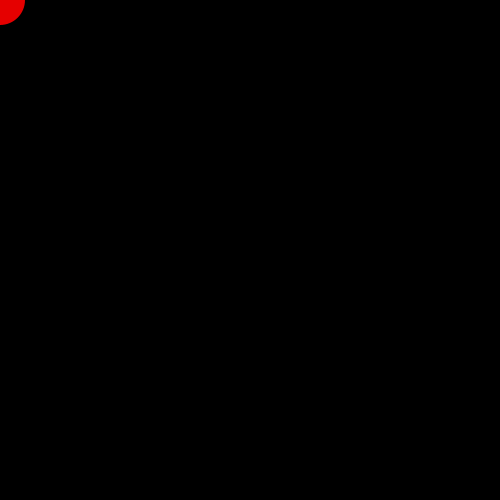
Frame 1 (no input)
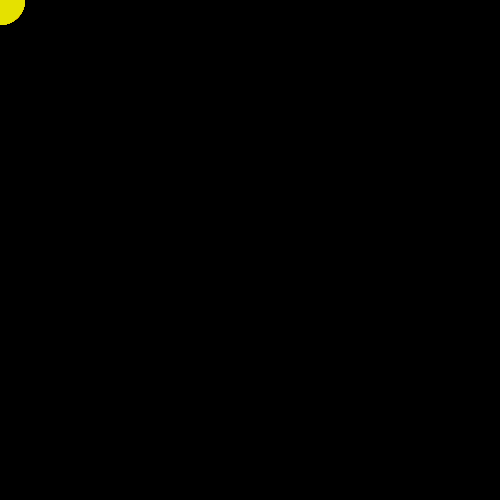
Frame 60 (the mouse pressed at the canvas centre just before this capture)
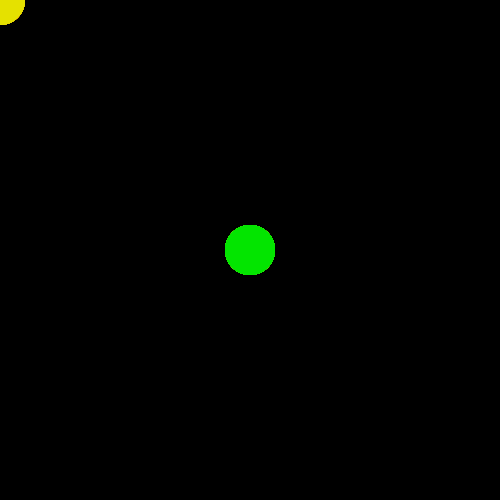
Frame 120 (the mouse held since frame 60 and released just before this capture)

The Processing sketch that drew these frames (run headless with seeded random() and noise(); from frame 60 on, the mouse is pressed at the canvas centre):

// Processing sketch: Color_changing_HSB
// ── Color_changing_HSB.pde
float hue = 0;
 
 void setup() {
   size (500,500);
   colorMode (HSB, 360,100,100,100);
   background (0);
   noStroke();
 }
 void draw () {
   fill (hue%360, 100,90);
   hue++;
   ellipse (mouseX, mouseY, 50,50);
 }
